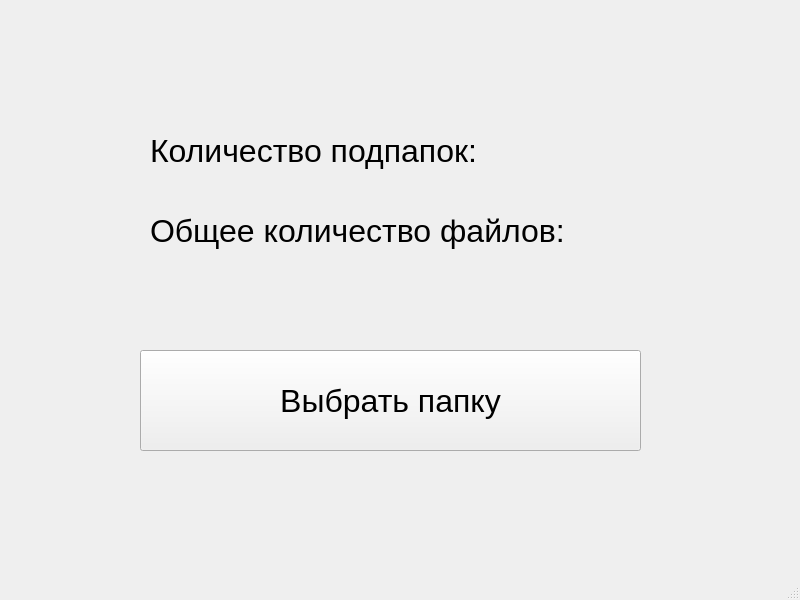
<?xml version="1.0" encoding="UTF-8"?>
<ui version="4.0">
 <class>MainWindow</class>
 <widget class="QMainWindow" name="MainWindow">
  <property name="geometry">
   <rect>
    <x>0</x>
    <y>0</y>
    <width>800</width>
    <height>600</height>
   </rect>
  </property>
  <property name="windowTitle">
   <string>MainWindow</string>
  </property>
  <widget class="QWidget" name="centralwidget">
   <widget class="QPushButton" name="pushButton">
    <property name="geometry">
     <rect>
      <x>140</x>
      <y>350</y>
      <width>501</width>
      <height>101</height>
     </rect>
    </property>
    <property name="font">
     <font>
      <pointsize>24</pointsize>
     </font>
    </property>
    <property name="text">
     <string>Выбрать папку</string>
    </property>
   </widget>
   <widget class="QLabel" name="label">
    <property name="geometry">
     <rect>
      <x>150</x>
      <y>130</y>
      <width>521</width>
      <height>41</height>
     </rect>
    </property>
    <property name="font">
     <font>
      <pointsize>24</pointsize>
     </font>
    </property>
    <property name="text">
     <string>Количество подпапок:</string>
    </property>
   </widget>
   <widget class="QLabel" name="label_2">
    <property name="geometry">
     <rect>
      <x>150</x>
      <y>210</y>
      <width>551</width>
      <height>41</height>
     </rect>
    </property>
    <property name="font">
     <font>
      <pointsize>24</pointsize>
     </font>
    </property>
    <property name="text">
     <string>Общее количество файлов:</string>
    </property>
   </widget>
  </widget>
  <widget class="QMenuBar" name="menubar">
   <property name="geometry">
    <rect>
     <x>0</x>
     <y>0</y>
     <width>800</width>
     <height>23</height>
    </rect>
   </property>
  </widget>
  <widget class="QStatusBar" name="statusbar"/>
 </widget>
 <resources/>
 <connections/>
</ui>
